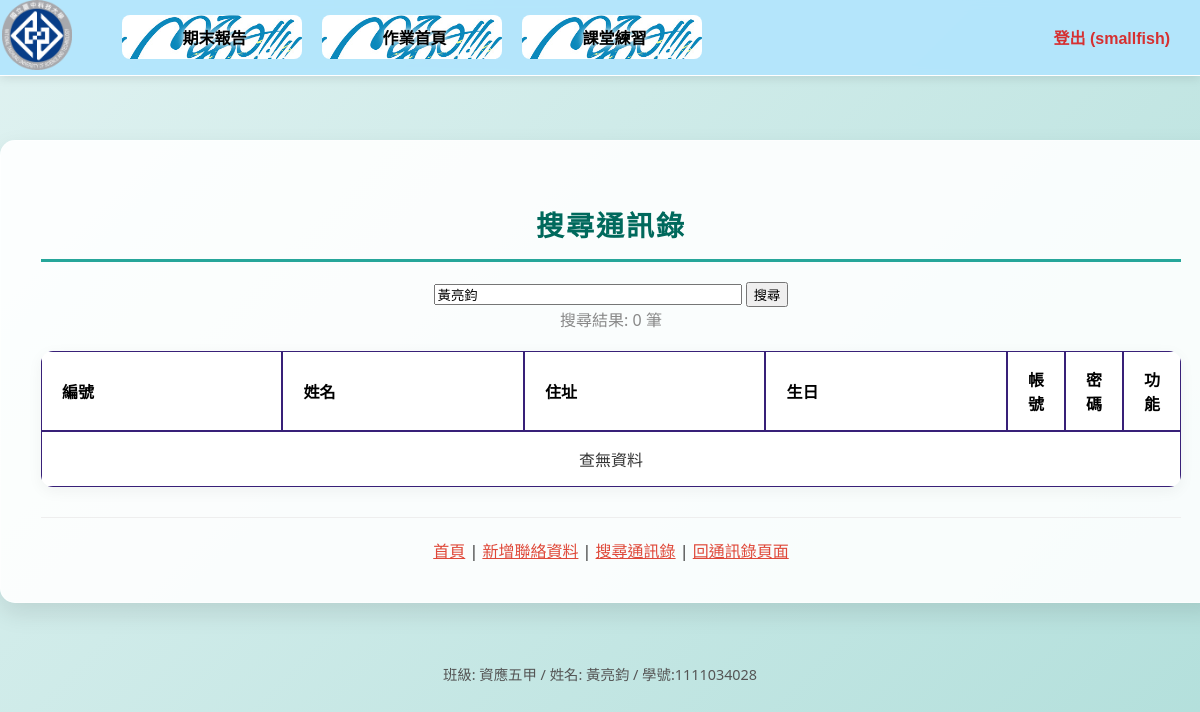
/hw/search.php?keyword=黃亮鈞 (signed in), run on an earlier commit of the app's database.
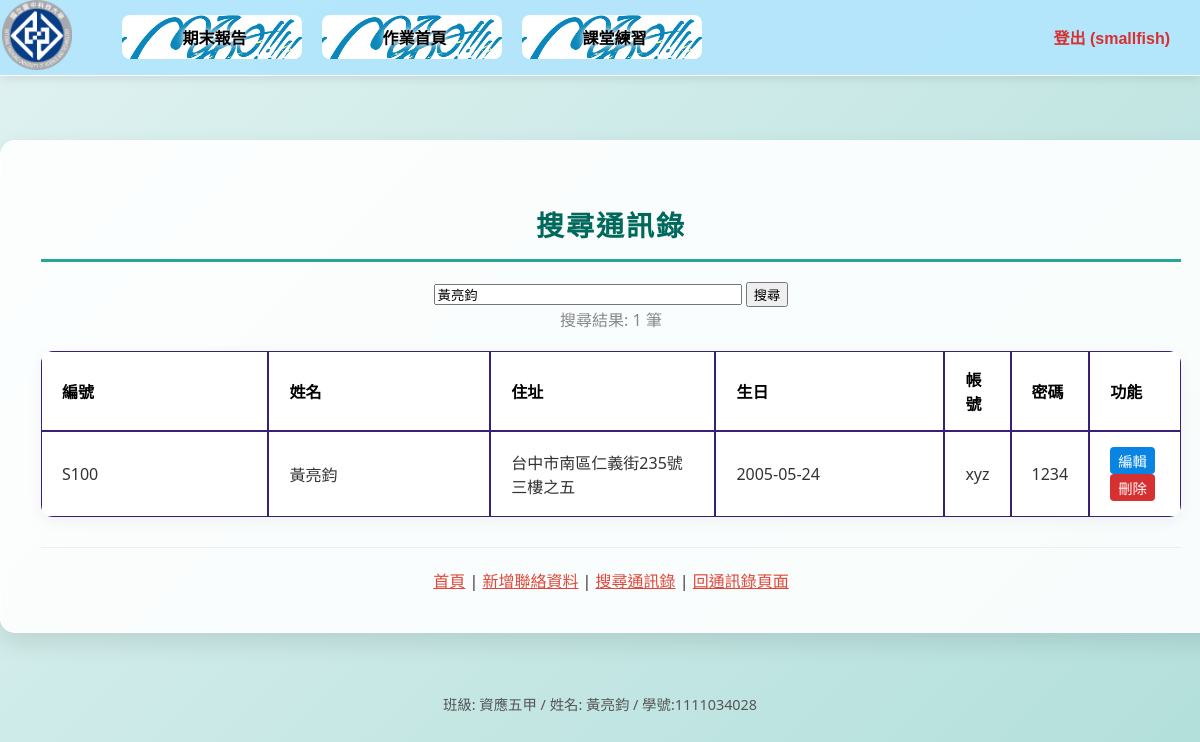
And on a later commit of the database.
### tables this page shows
CREATE TABLE `students` (
  `sno` char(4) NOT NULL COMMENT '學號',
  `name` varchar(10) NOT NULL COMMENT '姓名',
  `address` varchar(255) NOT NULL COMMENT '地址',
  `birthday` date NOT NULL COMMENT '生日',
  `username` char(10) NOT NULL COMMENT '帳號',
  `password` char(10) NOT NULL COMMENT '密碼',
  `role` varchar(10) NOT NULL DEFAULT 'user',
  `picture` varchar(255) DEFAULT NULL COMMENT '頭像路徑',
  PRIMARY KEY (`sno`)
);

### hw/search.php (the view, shortened to what this page needs)
<?php
require_once("../DB/DB_open.php");
$keyword = "";
$search_result = null;
$total_records = 0;
$page = 1;
$limit = 5;
if (isset($_GET["keyword"])) {
    $keyword = $_GET["keyword"];
    if ($keyword != "") {
        if (isset($_GET["page"])) { $page  = $_GET["page"]; } else { $page=1; };
        $start_from = ($page-1) * $limit;
        $sql_count = "SELECT COUNT(*) FROM students WHERE name LIKE '%$keyword%' OR address LIKE '%$keyword%' OR sno LIKE '%$keyword%'";
        $rs_result = mysqli_query($link, $sql_count);
        $row_count = mysqli_fetch_row($rs_result);
        $total_records = $row_count[0];
        $sql = "SELECT * FROM students WHERE name LIKE '%$keyword%' OR address LIKE '%$keyword%' OR sno LIKE '%$keyword%' LIMIT $start_from, $limit";
        $search_result = mysqli_query($link, $sql);
    }
}
?>
<!DOCTYPE html>
<html lang="zh-TW">
<head>
    <link rel="stylesheet" href="css/navCSS.css">
    <link rel="stylesheet" href="css/indexCSS.css">
    <link rel="stylesheet" href="css/contacts.css">
</head>
<body>
    <div id="wrap">
        <header id="header" class="clearheader">
            <?php require "nav.php"; ?>
        </header>
        <main id="contents" class="wide-content">
            <h2>搜尋通訊錄</h2>
            <div class="search-box">
                <form action="search.php" method="get">
                    <input type="text" name="keyword" placeholder="請輸入關鍵字 (學號、姓名或住址)" value="<?php echo htmlspecialchars($keyword); ?>" style="width: 300px; display: inline-block;">
                    <input type="submit" value="搜尋" style="display: inline-block;">
                </form>
            </div>
            <?php if ($search_result): ?>
                <div style="margin-bottom: 20px; color: #888;">
                    搜尋結果: <?php echo $total_records; ?> 筆
                </div>
                <table>
                    <thead>
                        <tr>
                            <th width="10%">編號</th>
                            <th width="15%">姓名</th>
                            <th width="25%">住址</th>
                            <th width="15%">生日</th>
                            <th width="12%">帳號</th>
                            <th width="10%">密碼</th>
                            <th width="13%">功能</th>
                        </tr>
                    </thead>
                    <tbody>
                    <?php
                    if (mysqli_num_rows($search_result) > 0) {
                        while ($row = mysqli_fetch_assoc($search_result)) {
                    ?>
                        <tr>
                            <td><?php echo htmlspecialchars($row['sno']); ?></td>
                            <td><?php echo htmlspecialchars($row['name']); ?></td>
                            <td><?php echo htmlspecialchars($row['address']); ?></td>
                            <td><?php echo htmlspecialchars($row['birthday']); ?></td>
                            <td><?php echo htmlspecialchars($row['username']); ?></td>
                            <td><?php echo htmlspecialchars($row['password']); ?></td>
                            <td>
                                <a href="edit.php?action=edit&id=<?php echo $row['sno']; ?>" class="action-link edit-btn">編輯</a>
                                <a href="edit.php?action=delete&id=<?php echo $row['sno']; ?>" class="action-link del-btn" onclick="return confirm('確定要刪除嗎？');">刪除</a>
                            </td>
                        </tr>
                    <?php
                        }
                    } else {
                        echo "<tr><td colspan='7' style='text-align:center;'>查無資料</td></tr>";
                    }
                    ?>
                    </tbody>
                </table>
            <?php endif; ?>
            <div class="footer-links" style="margin-top: 30px; border-top: 1px solid #eee; padding-top: 20px;">
                <a href="index.php">首頁</a> |
                <a href="add.php">新增聯絡資料</a> |
                <a href="search.php">搜尋通訊錄</a> |
                <a href="contacts.php">回通訊錄頁面</a>
            </div>
        </main>
        <footer id="footer">
        </footer>
    </div>
</body>
</html>

What changed in the data, as far as the page shows it:
added students: sno "S100", name "黃亮鈞", address "台中市南區仁義街235號三樓之五", birthday "2005-05-24", username "xyz", password "1234"
Also different on the page:
$total_records: "0" → "1"
text no longer shown: "查無資料"
